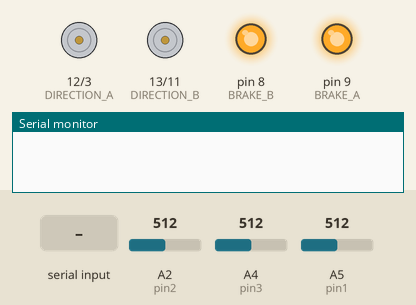
Simulated run of this sketch. Board: Arduino Uno, built with avr-gcc and run on an emulated ATmega328P. Shown: direction and speed pins drawn as motors (green arrow = direction pin HIGH = forward, orange = LOW = backward, longer = more drive), output pins drawn as LEDs (lit = HIGH), the last lines printed to the serial monitor. Inputs (shaded band) come from the test bench; at power-on: A4 (pin3) = 512, A5 (pin1) = 512, A2 (pin2) = 512.

Above: at 1.2 s.
1.3 s: "<START>" received over the second serial link
At 1.7 s:
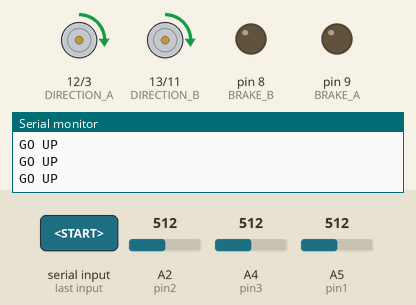
2.8 s: A4 (pin3) set to 131
4.3 s: A4 (pin3) set to 107
At 5.5 s:
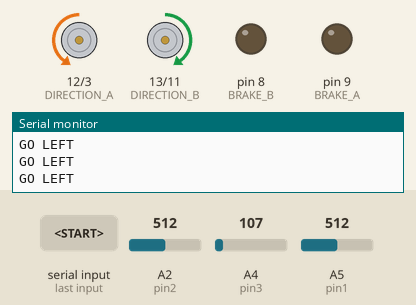
5.8 s: A5 (pin1) set to 130
7.3 s: A5 (pin1) set to 108
At 7.8 s:
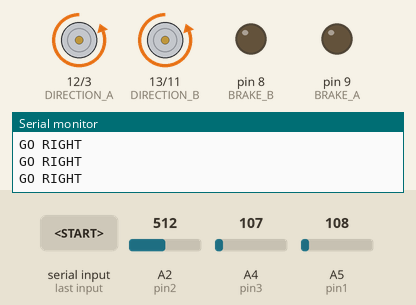
8.8 s: "<UP>" received over the second serial link
At 9.6 s:
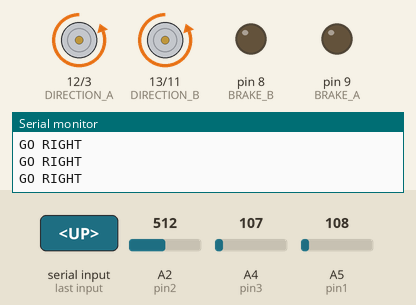
Timing chart, 0 to 11.3 s (numbered marks = the images above; inputs shaded):
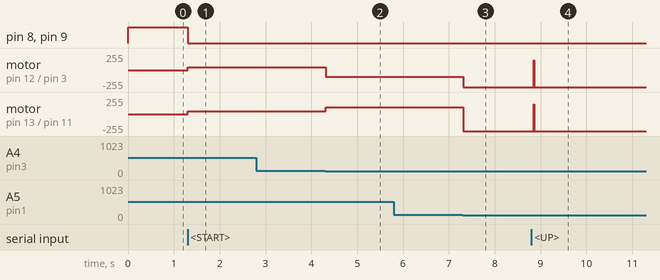

The sketch:

sketch_02.ino
```cpp
#include <SoftwareSerial.h>

uint16_t value = 0; //left
uint16_t value2 = 0; //front
uint16_t value3 = 0; //right

uint8_t value4 = 0;
#define THRESHOLD 120
#define rxPin 2
#define txPin 4
#define TRUE 1
#define FALSE 0
#define USART_BUFFER_SIZE 80
#define pin1 A5 //left
#define pin2 A2 //front
#define pin3 A4 //right

#define BRAKE_A 9
#define BRAKE_B 8
#define DIRECTION_A 12
#define DIRECTION_B 13
#define PWM_A 3
#define PWM_B 11


SoftwareSerial mySerial = SoftwareSerial(rxPin, txPin);

typedef struct{
    uint8_t USART_RX    :1;
    uint8_t AUTONOMOUS  :1;
}system_flags;

system_flags MY_flags;

char USART_Buffer[USART_BUFFER_SIZE];
void ISR_USART_RX();
void clearUSARTBuffer();
void updateSensorData();
void driveChanalA(uint8_t direction, uint8_t speed);
void driveChanalB(uint8_t direction, uint8_t speed);

void setup() {
  pinMode(rxPin, INPUT);
  pinMode(txPin, OUTPUT);
  pinMode(pin1, INPUT);
  pinMode(pin2, INPUT);
  pinMode(pin3, INPUT);

  mySerial.begin(9600);
  Serial.begin(9600);

  pinMode(DIRECTION_A,OUTPUT);
  pinMode(DIRECTION_B,OUTPUT);
  pinMode(PWM_A,OUTPUT);
  pinMode(PWM_B,OUTPUT);
  pinMode(BRAKE_A,OUTPUT);
  pinMode(BRAKE_B,OUTPUT);

  digitalWrite(BRAKE_A,HIGH);
  digitalWrite(BRAKE_B,HIGH);


}

void loop() {

  value = analogRead(pin1); //left
  value2 = analogRead(pin2); // priekša
  value3 = analogRead(pin3);
  //Serial.print(value);
  //Serial.print(" ");
  //Serial.print(value3);
 // Serial.print(" ");
  //Serial.println(value2);

  if(value4 == 1){
    if(value < THRESHOLD && value3 > THRESHOLD){
        Serial.println("GO RIGHT");
          driveChanalA(1,100);
          driveChanalB(0,100);
    }
    if(value > THRESHOLD && value3 < THRESHOLD){
        Serial.println("GO LEFT");
          driveChanalA(0,100);
          driveChanalB(1,100);
    }
    if(value > THRESHOLD && value3 > THRESHOLD){
        Serial.println("GO UP");
          driveChanalA(1,40);
          driveChanalB(1,40);
    }
    if(value < THRESHOLD && value3 < THRESHOLD){
        Serial.println("GO RIGHT");
          driveChanalA(0,255);
          driveChanalB(0,255);
    }
  }
  /*if (Serial.available() > 0) {
     turn_condition = analogRead(pin1){
      if(turn_condition < 80){
        driveChanalA(0,0);
        driveChanalB(0,0);
      }
    }
  }*/

  if(mySerial.available()){
    ISR_USART_RX();
  }

  if(MY_flags.USART_RX == TRUE){
    MY_flags.USART_RX = FALSE;
    Serial.print(USART_Buffer);
    if(strcmp(USART_Buffer, "<START>") == 0){
        Serial.println("START");
        value4 = 1;

		}
    if(strcmp(USART_Buffer, "<STOP>") == 0){
        Serial.println("STOP");
        value4 = 0;
		}
    if(strcmp(USART_Buffer, "<UP>") == 0){
        Serial.println("GO UP");
            driveChanalA(1,150);
            driveChanalB(1,150);
		}
    if(strcmp(USART_Buffer, "<DOWN>") == 0){
        Serial.println("GO DOWN");
            driveChanalA(0,150);
            driveChanalB(0,150);
		}
   if(strcmp(USART_Buffer, "<RIGHT>") == 0){
      Serial.println("GO RIGHT");
          driveChanalA(1,70);
          driveChanalB(0,70);
    }
    if(strcmp(USART_Buffer, "<LEFT>") == 0){
        Serial.println("GO LEFT");
            driveChanalA(0,70);
            driveChanalB(1,70);
        }
    if(strcmp(USART_Buffer, "<BRAKE>") == 0){
        Serial.println("GO BRAKE");
            driveChanalA(1,0);
            driveChanalB(1,0);
    }


    //clearUSARTBuffer();


  }


}
void ISR_USART_RX() {
  static uint8_t myISRCnt = 0;
    USART_Buffer[myISRCnt] = mySerial.read();
    //Check if first buffer element equals to '<' (0x3c)
    if (USART_Buffer[0] != '<'){
      //Clear USART read buffer
      for (uint8_t i = 0; i < USART_BUFFER_SIZE; i++){
        USART_Buffer[i] = 0;
      }
      myISRCnt= 255;
    }else if (USART_Buffer[myISRCnt] == '>'){
      USART_Buffer[myISRCnt + 1] = '\0';
      myISRCnt = 255;
      MY_flags.USART_RX = TRUE;

    }
    myISRCnt++;
}

void clearUSARTBuffer() {
  for (uint8_t i = 0; i < USART_BUFFER_SIZE; i++){
        USART_Buffer[i] = 0;
      }
}

void driveChanalA(uint8_t direction, uint8_t speed){
  //kodu ko funkcija dara
  if (speed == 0){
    digitalWrite(BRAKE_A,HIGH);
  } else {
    digitalWrite(BRAKE_A,LOW);
  }

  digitalWrite(DIRECTION_A,direction);
  analogWrite(PWM_A,speed);
}

void driveChanalB(uint8_t direction, uint8_t speed){
  //kodu ko funkcija dara
  if (speed == 0){
    digitalWrite(BRAKE_B,HIGH);
  } else {
    digitalWrite(BRAKE_B,LOW);
  }

  digitalWrite(DIRECTION_B,direction);
  analogWrite(PWM_B,speed);
}
```

Measured:
- the behaviour switches between 120 and 119 on A4 (pin3) (found by bisection; images 1 and 2)
- the behaviour switches between 120 and 119 on A5 (pin1) (found by bisection; images 2 and 3)
- after the input at 1.3 s, pin 8 (BRAKE_B), pin 9 (BRAKE_A): HIGH → LOW at once; motor on pin 12 (DIRECTION_A) / pin 3 (PWM_A), motor on pin 13 (DIRECTION_B) / pin 11 (PWM_B): stopped → forward 40/255 at once
- after the input at 4.3 s, motor on pin 12 (DIRECTION_A) / pin 3 (PWM_A): forward 40/255 → backward 100/255 at once; motor on pin 13 (DIRECTION_B) / pin 11 (PWM_B): forward 40/255 → forward 100/255 at once
- after the input at 7.3 s, motor on pin 12 (DIRECTION_A) / pin 3 (PWM_A): backward 100/255 → backward 255/255 at once; motor on pin 13 (DIRECTION_B) / pin 11 (PWM_B): forward 100/255 → backward 255/255 at once
- after the input at 8.8 s, motor on pin 12 (DIRECTION_A) / pin 3 (PWM_A), motor on pin 13 (DIRECTION_B) / pin 11 (PWM_B): backward 255/255 → forward 150/255 after 0.05 s, → backward 255/255 0.01 s later
